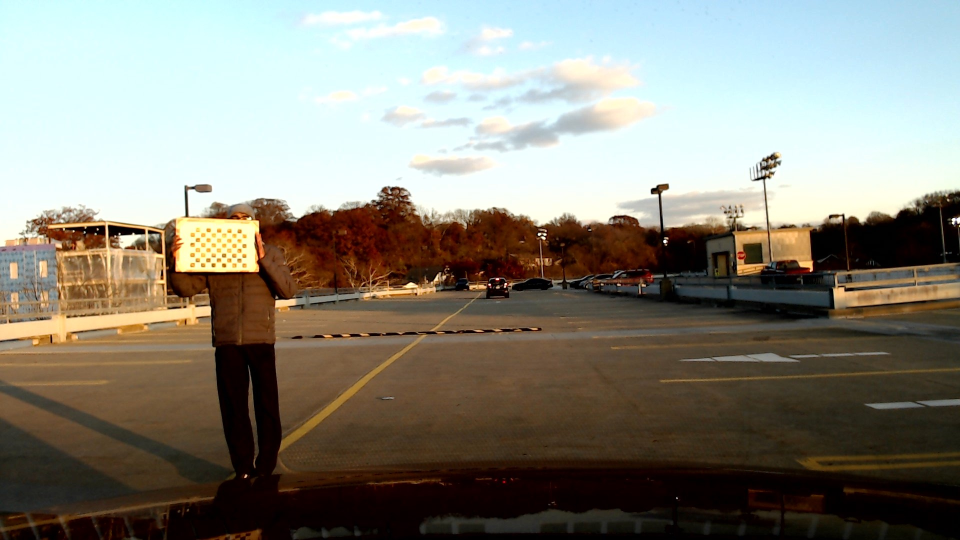
#> input picture scripts/images/lane-width.jpg, 1920 x 1080 px, given in place of 334.jpg, which was not available (shown at 1/2 size)
$ python canny_edge_detect.py
#> lines starting #> are read from the running program, lines starting #| are printed output that depends on the picture; pictures that were not available may be replaced by others from this repository, and a replacement may not be noted
import cv2
import numpy as np

#function to perform Sobel filtering
#*****REFERENCE: https://github.com/adamiao/sobel-filter-tutorial/blob/master/sobel_from_scratch.py*****
def sobel_filter(image, Gx, Gy, threshold=140):
    rows, cols = image.shape
    ksize, _ = Gx.shape
    offset = 2
    image_sobel = np.zeros([rows - offset, cols - offset])
    for i in range(rows - offset): #nested for-loop to apply kernel to applicable pixels
        for j in range(cols - offset):
            gx = np.sum(np.multiply(Gx, image[i:i + ksize, j:j + ksize])) #x-direction
            gy = np.sum(np.multiply(Gy, image[i:i + ksize, j:j + ksize])) #y-direction
            norm = np.sqrt(gx**2 + gy**2)
            if (norm > threshold):
                image_sobel[i, j] = 0
            else:
                image_sobel[i, j] = 255
    return image_sobel

#callback for GUI
def callback(x):
    print(x)

if __name__ == "__main__":
    #user input
    #filename = input("Enter the image filename, including the extension (ensure images are in same directory as the script): ")
    image = cv2.imread('images/334.jpg')
#> image is the input picture: shape (1080, 1920, 3); mean B, G, R 121.8, 132.8, 135.5

    scale_percent = 50
    width = int(image.shape[1] * scale_percent / 100)
#> width = 960
    height = int(image.shape[0] * scale_percent / 100)
#> height = 540
    dim = (width, height)
#> dim = (960, 540)
    image = cv2.resize(image, dim)
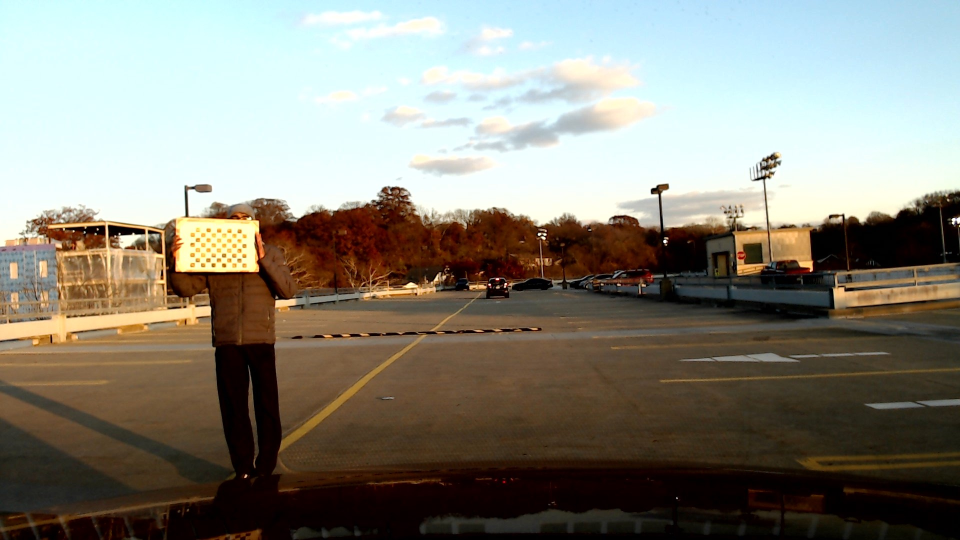
#> image: shape (540, 960, 3); mean B, G, R 121.9, 132.9, 135.6
    cv2.imshow('Original Image', image)

    #generate grayscale image
    grayscale = cv2.cvtColor(image, cv2.COLOR_BGR2GRAY)
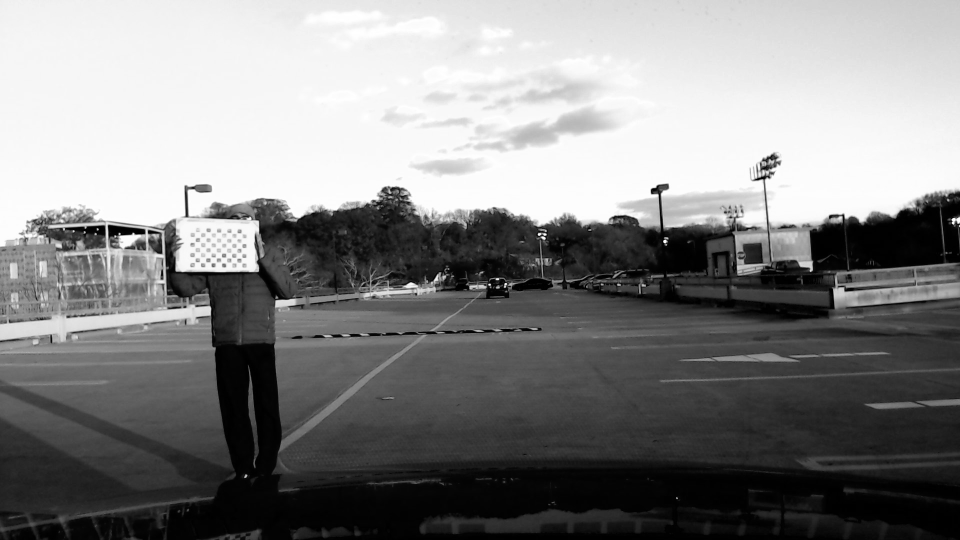
#> grayscale: shape (540, 960); min 0, max 255, mean 132.5

    #Apply Sobel filter
    Gx = np.array([[-1, 0, 1],
                    [-2, 0, 2],
                    [-1, 0, 1]])

    Gy = np.array([[-1, -2, -1],
                    [0, 0, 0],
                    [1, 2, 1]])

    #image_sobel = grayscale#sobel_filter(grayscale, Gx, Gy, 120)
    #cv2.imshow('Sobel Filter', image_sobel)
    #cv2.imwrite(filename.rsplit(".", 1)[0] +'-sobel.png', image_sobel)

    #Apply Canny filter
    cv2.namedWindow('Canny Filter')
    cv2.createTrackbar('threshold1', 'Canny Filter', 0, 255, callback)
    cv2.createTrackbar('threshold2', 'Canny Filter', 0, 255, callback)

    #Loop for GUI, press esc to end
    while(1):
        threshold_1 = cv2.getTrackbarPos('threshold1', 'Canny Filter')
        threshold_2 = cv2.getTrackbarPos('threshold2', 'Canny Filter')
        #lab = cv2.cvtColor(image, cv2.COLOR_BGR2LAB)
        grayscale = cv2.cvtColor(image, cv2.COLOR_BGR2GRAY)
        blur = cv2.GaussianBlur(grayscale, (5, 5), 0)
        # [6 lines of commented-out code are left out]
        cv2.imshow('thres_image', image)
        image_canny = cv2.Canny(image, threshold_1, threshold_2)
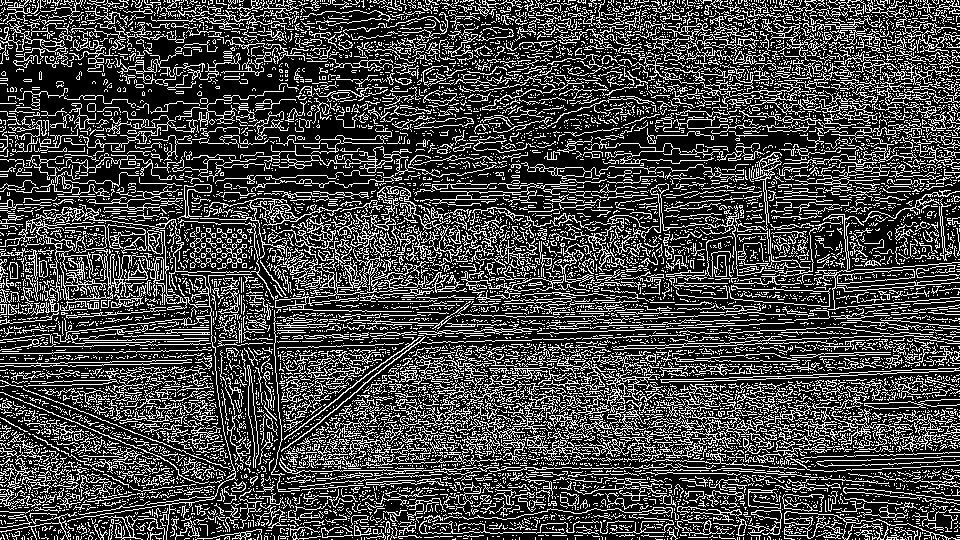
#> image_canny: shape (540, 960); 27% white in thin lines or dots
        #image_canny_inv = cv2.bitwise_not(image_canny)
        cv2.imshow('Canny Filter', image_canny)
        k = cv2.waitKey(1) & 0xFF
#> (key Esc is pressed here)
        if k == 27:
            break
    #cv2.imwrite(filename.rsplit(".", 1)[0] +'-canny.png', image_canny_inv)
    cv2.waitKey(0)
    cv2.destroyAllWindows()

$ run again, on scripts/images/pre-fort-pitt.jpg
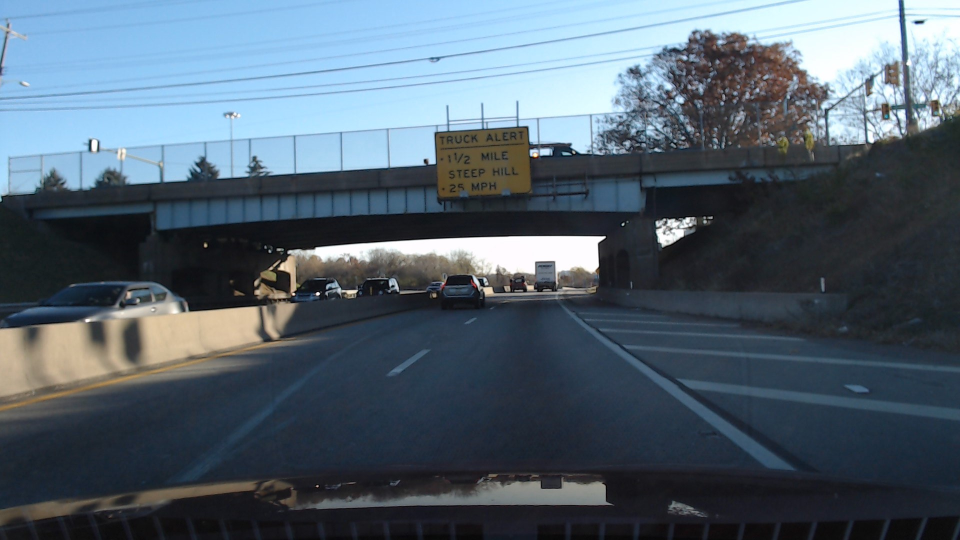
#> input picture scripts/images/pre-fort-pitt.jpg, 1920 x 1080 px, given in place of 334.jpg, which was not available (shown at 1/2 size)
#> image is the input picture: shape (1080, 1920, 3); mean B, G, R 110.4, 97.8, 82.7
#> image: shape (540, 960, 3)
#> `grayscale = cv2.cvtColor(image, cv2.COLOR_BGR2GRAY)`:
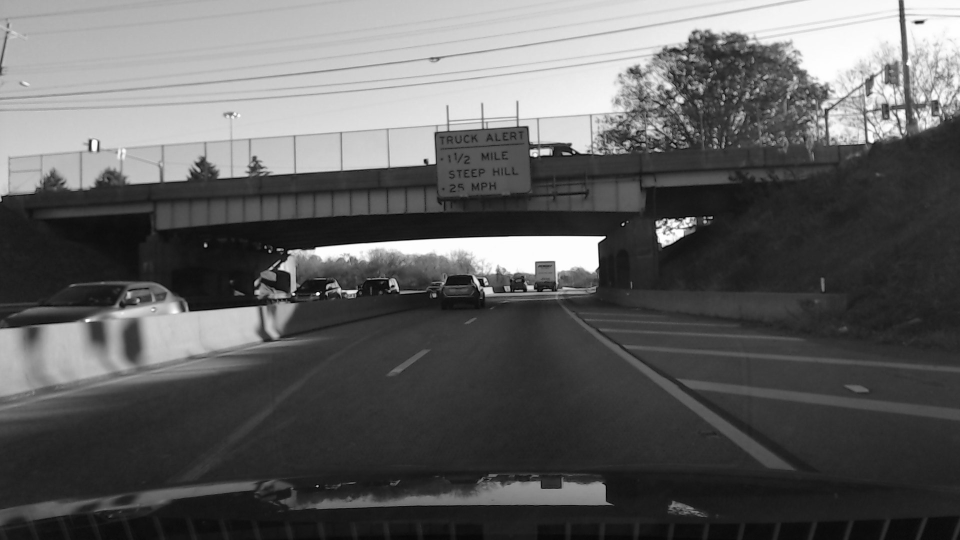
#> grayscale: shape (540, 960); min 3, max 255, mean 94.8
#> `image_canny = cv2.Canny(image, threshold_1, threshold_2)`:
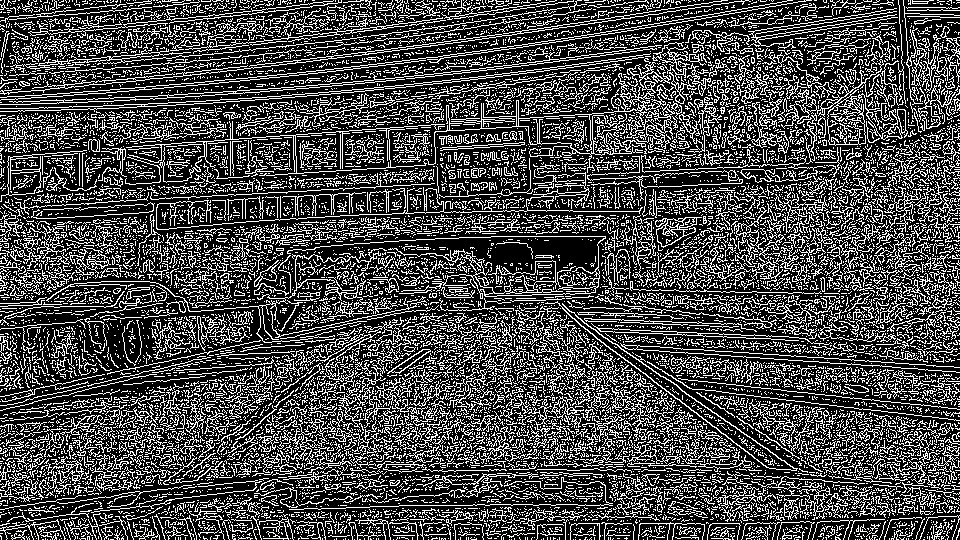
#> image_canny: shape (540, 960); 28.6% white in thin lines or dots
